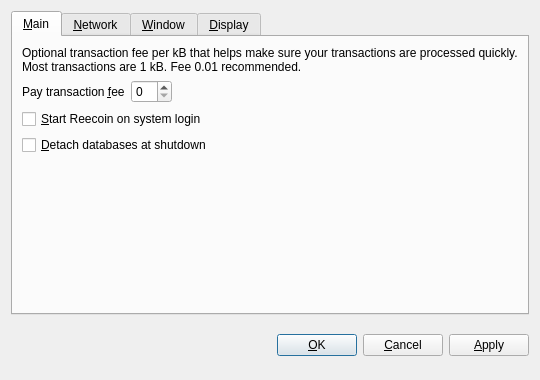
<?xml version="1.0" encoding="UTF-8"?>
<ui version="4.0">
 <class>OptionsDialog</class>
 <widget class="QDialog" name="OptionsDialog">
  <property name="geometry">
   <rect>
    <x>0</x>
    <y>0</y>
    <width>540</width>
    <height>380</height>
   </rect>
  </property>
  <property name="windowTitle">
   <string>Options</string>
  </property>
  <property name="modal">
   <bool>true</bool>
  </property>
  <layout class="QVBoxLayout" name="verticalLayout">
   <item>
    <widget class="QTabWidget" name="tabWidget">
     <property name="tabPosition">
      <enum>QTabWidget::North</enum>
     </property>
     <property name="currentIndex">
      <number>0</number>
     </property>
     <widget class="QWidget" name="tabMain">
      <attribute name="title">
       <string>&amp;Main</string>
      </attribute>
      <layout class="QVBoxLayout" name="verticalLayout_Main">
       <item>
        <widget class="QLabel" name="transactionFeeInfoLabel">
         <property name="text">
          <string>Optional transaction fee per kB that helps make sure your transactions are processed quickly. Most transactions are 1 kB. Fee 0.01 recommended.</string>
         </property>
         <property name="textFormat">
          <enum>Qt::PlainText</enum>
         </property>
         <property name="wordWrap">
          <bool>true</bool>
         </property>
        </widget>
       </item>
       <item>
        <layout class="QHBoxLayout" name="horizontalLayout_Main">
         <item>
          <widget class="QLabel" name="transactionFeeLabel">
           <property name="text">
            <string>Pay transaction &amp;fee</string>
           </property>
           <property name="textFormat">
            <enum>Qt::PlainText</enum>
           </property>
           <property name="buddy">
            <cstring>transactionFee</cstring>
           </property>
          </widget>
         </item>
         <item>
          <widget class="BitcoinAmountField" name="transactionFee"/>
         </item>
         <item>
          <spacer name="horizontalSpacer_Main">
           <property name="orientation">
            <enum>Qt::Horizontal</enum>
           </property>
           <property name="sizeHint" stdset="0">
            <size>
             <width>40</width>
             <height>20</height>
            </size>
           </property>
          </spacer>
         </item>
        </layout>
       </item>
       <item>
        <widget class="QCheckBox" name="bitcoinAtStartup">
         <property name="toolTip">
          <string>Automatically start Reecoin after logging in to the system.</string>
         </property>
         <property name="text">
          <string>&amp;Start Reecoin on system login</string>
         </property>
        </widget>
       </item>
       <item>
        <widget class="QCheckBox" name="detachDatabases">
         <property name="toolTip">
          <string>Detach block and address databases at shutdown. This means they can be moved to another data directory, but it slows down shutdown. The wallet is always detached.</string>
         </property>
         <property name="text">
          <string>&amp;Detach databases at shutdown</string>
         </property>
        </widget>
       </item>
       <item>
        <spacer name="verticalSpacer_Main">
         <property name="orientation">
          <enum>Qt::Vertical</enum>
         </property>
         <property name="sizeHint" stdset="0">
          <size>
           <width>20</width>
           <height>40</height>
          </size>
         </property>
        </spacer>
       </item>
      </layout>
     </widget>
     <widget class="QWidget" name="tabNetwork">
      <attribute name="title">
       <string>&amp;Network</string>
      </attribute>
      <layout class="QVBoxLayout" name="verticalLayout_Network">
       <item>
        <widget class="QCheckBox" name="mapPortUpnp">
         <property name="toolTip">
          <string>Automatically open the Reecoin client port on the router. This only works when your router supports UPnP and it is enabled.</string>
         </property>
         <property name="text">
          <string>Map port using &amp;UPnP</string>
         </property>
        </widget>
       </item>
       <item>
        <widget class="QCheckBox" name="connectSocks">
         <property name="toolTip">
          <string>Connect to the Reecoin network through a SOCKS proxy (e.g. when connecting through Tor).</string>
         </property>
         <property name="text">
          <string>&amp;Connect through SOCKS proxy:</string>
         </property>
        </widget>
       </item>
       <item>
        <layout class="QHBoxLayout" name="horizontalLayout_Network">
         <item>
          <widget class="QLabel" name="proxyIpLabel">
           <property name="text">
            <string>Proxy &amp;IP:</string>
           </property>
           <property name="textFormat">
            <enum>Qt::PlainText</enum>
           </property>
           <property name="buddy">
            <cstring>proxyIp</cstring>
           </property>
          </widget>
         </item>
         <item>
          <widget class="QValidatedLineEdit" name="proxyIp">
           <property name="maximumSize">
            <size>
             <width>140</width>
             <height>16777215</height>
            </size>
           </property>
           <property name="toolTip">
            <string>IP address of the proxy (e.g. 127.0.0.1)</string>
           </property>
          </widget>
         </item>
         <item>
          <widget class="QLabel" name="proxyPortLabel">
           <property name="text">
            <string>&amp;Port:</string>
           </property>
           <property name="textFormat">
            <enum>Qt::PlainText</enum>
           </property>
           <property name="buddy">
            <cstring>proxyPort</cstring>
           </property>
          </widget>
         </item>
         <item>
          <widget class="QLineEdit" name="proxyPort">
           <property name="maximumSize">
            <size>
             <width>55</width>
             <height>16777215</height>
            </size>
           </property>
           <property name="toolTip">
            <string>Port of the proxy (e.g. 9050)</string>
           </property>
          </widget>
         </item>
         <item>
          <widget class="QLabel" name="socksVersionLabel">
           <property name="text">
            <string>SOCKS &amp;Version:</string>
           </property>
           <property name="textFormat">
            <enum>Qt::PlainText</enum>
           </property>
           <property name="buddy">
            <cstring>socksVersion</cstring>
           </property>
          </widget>
         </item>
         <item>
          <widget class="QValueComboBox" name="socksVersion">
           <property name="toolTip">
            <string>SOCKS version of the proxy (e.g. 5)</string>
           </property>
          </widget>
         </item>
         <item>
          <spacer name="horizontalSpacer_Network">
           <property name="orientation">
            <enum>Qt::Horizontal</enum>
           </property>
           <property name="sizeHint" stdset="0">
            <size>
             <width>40</width>
             <height>20</height>
            </size>
           </property>
          </spacer>
         </item>
        </layout>
       </item>
       <item>
        <spacer name="verticalSpacer_Network">
         <property name="orientation">
          <enum>Qt::Vertical</enum>
         </property>
         <property name="sizeHint" stdset="0">
          <size>
           <width>20</width>
           <height>40</height>
          </size>
         </property>
        </spacer>
       </item>
      </layout>
     </widget>
     <widget class="QWidget" name="tabWindow">
      <attribute name="title">
       <string>&amp;Window</string>
      </attribute>
      <layout class="QVBoxLayout" name="verticalLayout_Window">
       <item>
        <widget class="QCheckBox" name="minimizeToTray">
         <property name="toolTip">
          <string>Show only a tray icon after minimizing the window.</string>
         </property>
         <property name="text">
          <string>&amp;Minimize to the tray instead of the taskbar</string>
         </property>
        </widget>
       </item>
       <item>
        <widget class="QCheckBox" name="minimizeOnClose">
         <property name="toolTip">
          <string>Minimize instead of exit the application when the window is closed. When this option is enabled, the application will be closed only after selecting Quit in the menu.</string>
         </property>
         <property name="text">
          <string>M&amp;inimize on close</string>
         </property>
        </widget>
       </item>
       <item>
        <spacer name="verticalSpacer_Window">
         <property name="orientation">
          <enum>Qt::Vertical</enum>
         </property>
         <property name="sizeHint" stdset="0">
          <size>
           <width>20</width>
           <height>40</height>
          </size>
         </property>
        </spacer>
       </item>
      </layout>
     </widget>
     <widget class="QWidget" name="tabDisplay">
      <attribute name="title">
       <string>&amp;Display</string>
      </attribute>
      <layout class="QVBoxLayout" name="verticalLayout_Display">
       <item>
        <layout class="QHBoxLayout" name="horizontalLayout_1_Display">
         <item>
          <widget class="QLabel" name="langLabel">
           <property name="text">
            <string>User Interface &amp;language:</string>
           </property>
           <property name="textFormat">
            <enum>Qt::PlainText</enum>
           </property>
           <property name="buddy">
            <cstring>lang</cstring>
           </property>
          </widget>
         </item>
         <item>
          <widget class="QValueComboBox" name="lang">
           <property name="toolTip">
            <string>The user interface language can be set here. This setting will take effect after restarting Reecoin.</string>
           </property>
          </widget>
         </item>
        </layout>
       </item>
       <item>
        <layout class="QHBoxLayout" name="horizontalLayout_2_Display">
         <item>
          <widget class="QLabel" name="unitLabel">
           <property name="text">
            <string>&amp;Unit to show amounts in:</string>
           </property>
           <property name="textFormat">
            <enum>Qt::PlainText</enum>
           </property>
           <property name="buddy">
            <cstring>unit</cstring>
           </property>
          </widget>
         </item>
         <item>
          <widget class="QValueComboBox" name="unit">
           <property name="toolTip">
            <string>Choose the default subdivision unit to show in the interface and when sending coins.</string>
           </property>
          </widget>
         </item>
        </layout>
       </item>
       <item>
        <widget class="QCheckBox" name="displayAddresses">
         <property name="toolTip">
          <string>Whether to show Reecoin addresses in the transaction list or not.</string>
         </property>
         <property name="text">
          <string>&amp;Display addresses in transaction list</string>
         </property>
        </widget>
       </item>
       <item>
        <widget class="QCheckBox" name="coinControlFeatures">
         <property name="toolTip">
          <string>Whether to show coin control features or not.</string>
         </property>
         <property name="text">
          <string>Display coin &amp;control features (experts only!)</string>
         </property>
        </widget>
       </item>
       <item>
        <spacer name="verticalSpacer_Display">
         <property name="orientation">
          <enum>Qt::Vertical</enum>
         </property>
         <property name="sizeHint" stdset="0">
          <size>
           <width>20</width>
           <height>40</height>
          </size>
         </property>
        </spacer>
       </item>
      </layout>
     </widget>
    </widget>
   </item>
   <item>
    <layout class="QHBoxLayout" name="horizontalLayout_Buttons">
     <item>
      <spacer name="horizontalSpacer_1">
       <property name="orientation">
        <enum>Qt::Horizontal</enum>
       </property>
       <property name="sizeHint" stdset="0">
        <size>
         <width>40</width>
         <height>48</height>
        </size>
       </property>
      </spacer>
     </item>
     <item>
      <widget class="QLabel" name="statusLabel">
       <property name="font">
        <font>
         <weight>75</weight>
         <bold>true</bold>
        </font>
       </property>
       <property name="text">
        <string/>
       </property>
       <property name="textFormat">
        <enum>Qt::PlainText</enum>
       </property>
       <property name="wordWrap">
        <bool>true</bool>
       </property>
      </widget>
     </item>
     <item>
      <spacer name="horizontalSpacer_2">
       <property name="orientation">
        <enum>Qt::Horizontal</enum>
       </property>
       <property name="sizeHint" stdset="0">
        <size>
         <width>40</width>
         <height>48</height>
        </size>
       </property>
      </spacer>
     </item>
     <item>
      <widget class="QPushButton" name="okButton">
       <property name="text">
        <string>&amp;OK</string>
       </property>
      </widget>
     </item>
     <item>
      <widget class="QPushButton" name="cancelButton">
       <property name="text">
        <string>&amp;Cancel</string>
       </property>
       <property name="autoDefault">
        <bool>false</bool>
       </property>
      </widget>
     </item>
     <item>
      <widget class="QPushButton" name="applyButton">
       <property name="text">
        <string>&amp;Apply</string>
       </property>
       <property name="autoDefault">
        <bool>false</bool>
       </property>
      </widget>
     </item>
    </layout>
   </item>
  </layout>
 </widget>
 <customwidgets>
  <customwidget>
   <class>BitcoinAmountField</class>
   <extends>QSpinBox</extends>
   <header>bitcoinamountfield.h</header>
  </customwidget>
  <customwidget>
   <class>QValueComboBox</class>
   <extends>QComboBox</extends>
   <header>qvaluecombobox.h</header>
  </customwidget>
  <customwidget>
   <class>QValidatedLineEdit</class>
   <extends>QLineEdit</extends>
   <header>qvalidatedlineedit.h</header>
  </customwidget>
 </customwidgets>
 <resources/>
 <connections/>
</ui>
